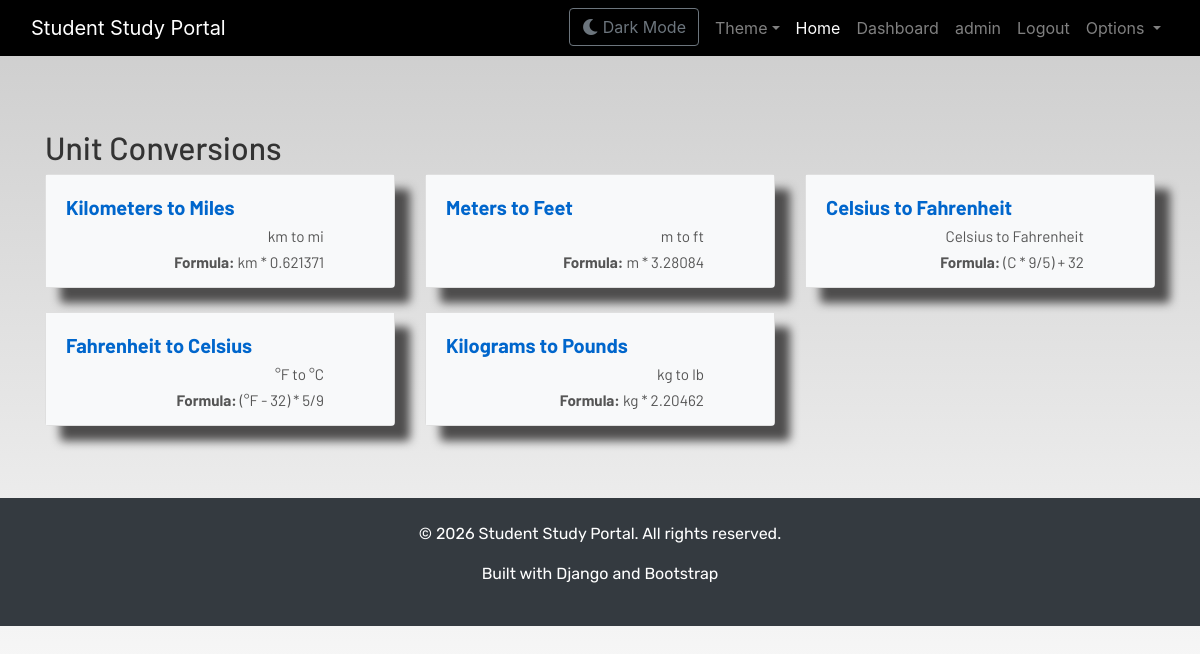
Screenshot of /conversion/ (signed in) with the database file from the repository.
### dashboard/models.py (models this page shows, shortened)
class ConversionEntry(models.Model):
    CONVERSION_TYPES = [
        ('length', 'Length'),
        ('weight', 'Weight'),
        ('temperature', 'Temperature'),
        ('volume', 'Volume'),
        ('area', 'Area'),
    ]
    name = models.CharField(max_length=200)
    conversion_type = models.CharField(max_length=50, choices=CONVERSION_TYPES)
    from_unit = models.CharField(max_length=50)
    to_unit = models.CharField(max_length=50)
    formula = models.CharField(max_length=200)
    class Meta:
        ordering = ['conversion_type', 'name']

### dashboard/views.py (the view)
# urls.py: path('conversion/', views.conversion, name='conversion'),
def conversion(request):
    conversions = ConversionEntry.objects.all()
    context = {'conversions': conversions}
    return render(request, 'dashboard/conversion.html', context)

### dashboard/templates/dashboard/conversion.html
{% extends 'dashboard/base.html' %}
{% load static %}
{% block content %}
<div class="container">
    <h2 class="mt-4">Unit Conversions</h2>
    <div class="row">
        {% for conv in conversions %}
        <div class="col-md-4 mb-4">
            <div class="card">
                <div class="card-body">
                    <h5 class="card-title">{{ conv.name }}</h5>
                    <p class="card-text">{{ conv.from_unit }} to {{ conv.to_unit }}</p>
                    <p class="card-text"><strong>Formula:</strong> {{ conv.formula }}</p>
                </div>
            </div>
        </div>
        {% empty %}
        <p>No conversions available.</p>
        {% endfor %}
    </div>
</div>
{% endblock %}

### dashboard/templates/dashboard/base.html (shortened to what this page needs)
<!DOCTYPE html>
{% load static %}
{% load crispy_forms_tags %}
<html lang="en">
<head>
  <link rel="stylesheet" href="https://stackpath.bootstrapcdn.com/bootstrap/4.3.1/css/bootstrap.min.css"
 />
  <link rel="stylesheet" href="https://use.fontawesome.com/releases/v5.7.2/css/all.css"
 />
  <link rel="stylesheet" href="{% static 'css/main.css' %}" />
</head>
<body>
  <header>
    <nav class="navbar navbar-expand-lg navbar-dark bg-dark">
      <div class="container-fluid">
        <a class="navbar-brand" href="#">Student Study Portal</a>
         <div class="collapse navbar-collapse justify-content-end" id="navbarSupportedContent">
           <ul class="navbar-nav mb-2 mb-lg-0">
              <li class="nav-item">
                <button id="theme-toggle" class="btn btn-outline-secondary mr-2">
                  <i class="fas fa-moon"></i> Dark Mode
                </button>
              </li>
              <li class="nav-item dropdown">
                <a class="nav-link dropdown-toggle" href="#" id="themeDropdown" role="button" data-toggle="dropdown">Theme</a>
              </li>
             <li class="nav-item">
               <a class="nav-link active" aria-current="page" href="#">Home</a>
             </li>
             {% if user.is_authenticated %}
             <li class="nav-item">
               <a class="nav-link" href="{% url 'dashboard' %}">Dashboard</a>
             </li>
             <li class="nav-item">
               <a class="nav-link" href="#">{{ user.username }}</a>
             </li>
               <li class="nav-item">
                 <a class="nav-link" href="{% url 'logout' %}">Logout</a>
               </li>
                {% endif %}
            <li class="nav-item dropdown">
              <a class="nav-link dropdown-toggle" href="#" id="navbarDropdown" role="button" data-toggle="dropdown"
                aria-haspopup="true" aria-expanded="false">
                Options
              </a>
             </li>
           </ul>
         </div>
       </div>
     </nav>
   </header>
   <br /><br />
   <main>
     {% block content %}
     {% endblock content %}
   </main>
   <footer class="bg-dark text-white mt-5 py-4">
     <div class="container text-center">
       <p>&copy; 2026 Student Study Portal. All rights reserved.</p>
       <p>Built with Django and Bootstrap</p>
     </div>
    </footer>
</body>
</html>

### static/css/main.css (style rules this page uses)
html { scroll-behavior: smooth; height: 100%; width: 100%; }
main { font-family: Barlow, Quicksand, Rubik, sans-serif, serif, 'Times New Roman', Times, serif !important; }
footer { font-family: Rubik, sans-serif, serif, 'Times New Roman', Times, serif; }
.navbar { background-color: rgb(0, 0, 0) !important; }
.card { box-shadow: 15px 15px 10px rgb(78, 77, 77); transition: all 0.3s ease; animation: fadeInUp 0.6s ease-out; }
a { text-decoration: none !important; color: black; }
.card p { text-align: right; margin-right: 50px; line-height: 10px; }
html, body { max-width: 100%; overflow-x: hidden; height: 100%; width: 100%; }
body { background: linear-gradient(rgba(0, 0, 0, 0.2), rgba(255, 255, 255, 0.5)); overflow-x: hidden; background-repeat: no-repeat; background-attachment: fixed; }
h1, h2, h3, h4, h5, h6 { color: #333333; }
.card-body { background-color: #f8f9fa; }
.card-body h5 { color: #0066cc; font-weight: bold; }
.card-body p { color: #555; font-size: 0.95rem; }

### rows the page displays
ConversionEntry: name "Kilometers to Miles", from_unit "km", to_unit "mi", formula "km * 0.621371"
ConversionEntry: name "Meters to Feet", from_unit "m", to_unit "ft", formula "m * 3.28084"
ConversionEntry: name "Celsius to Fahrenheit", from_unit "Celsius", to_unit "Fahrenheit", formula "(C * 9/5) + 32"
ConversionEntry: name "Fahrenheit to Celsius", from_unit "°F", to_unit "°C", formula "(°F - 32) * 5/9"
ConversionEntry: name "Kilograms to Pounds", from_unit "kg", to_unit "lb", formula "kg * 2.20462"

### other values shown
{{ user.username }} "admin"
